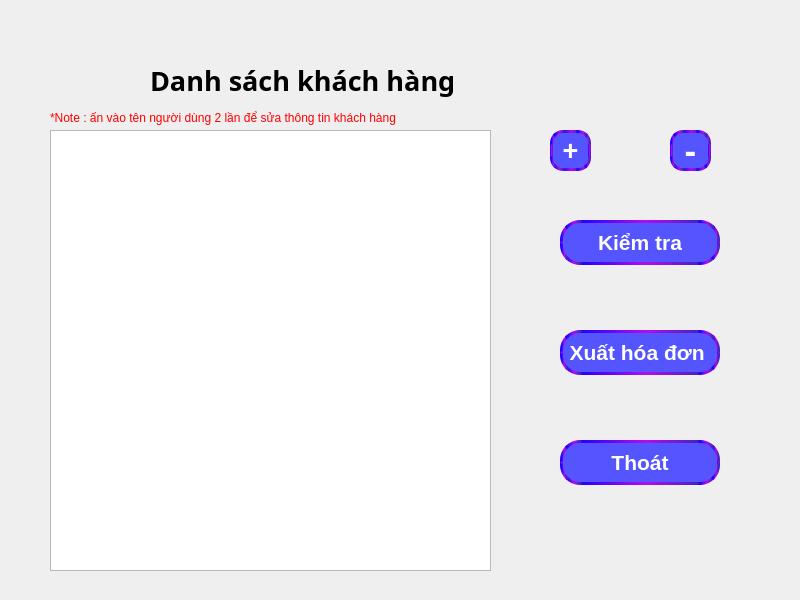
<?xml version="1.0" encoding="UTF-8"?>
<ui version="4.0">
 <class>electricity</class>
 <widget class="QMainWindow" name="electricity">
  <property name="geometry">
   <rect>
    <x>0</x>
    <y>0</y>
    <width>800</width>
    <height>600</height>
   </rect>
  </property>
  <property name="minimumSize">
   <size>
    <width>800</width>
    <height>600</height>
   </size>
  </property>
  <property name="maximumSize">
   <size>
    <width>800</width>
    <height>600</height>
   </size>
  </property>
  <property name="windowTitle">
   <string>electricity</string>
  </property>
  <property name="layoutDirection">
   <enum>Qt::LeftToRight</enum>
  </property>
  <property name="styleSheet">
   <string notr="true"/>
  </property>
  <widget class="QWidget" name="centralwidget">
   <widget class="QLabel" name="lbdanhsach">
    <property name="geometry">
     <rect>
      <x>150</x>
      <y>60</y>
      <width>341</width>
      <height>41</height>
     </rect>
    </property>
    <property name="font">
     <font>
      <family>Sitka Small</family>
      <pointsize>20</pointsize>
      <bold>true</bold>
     </font>
    </property>
    <property name="autoFillBackground">
     <bool>false</bool>
    </property>
    <property name="text">
     <string>Danh sách khách hàng </string>
    </property>
   </widget>
   <widget class="QPushButton" name="btnhoadon">
    <property name="geometry">
     <rect>
      <x>560</x>
      <y>330</y>
      <width>160</width>
      <height>45</height>
     </rect>
    </property>
    <property name="font">
     <font>
      <family>Arial</family>
      <pointsize>16</pointsize>
      <bold>true</bold>
     </font>
    </property>
    <property name="styleSheet">
     <string notr="true">QPushButton 
{
  border-style: solid;
	border-width: 3px;
	
	border-color: qlineargradient(spread:pad, x1:0, y1:0, x2:1, y2:0, stop:0 rgba(32, 0, 255, 255), stop:0.545455 rgba(179, 13, 235, 255), stop:1 rgba(68, 35, 193, 255));

   color: rgb(255, 255, 255);
   border-radius: 20px ;
   background-color: rgb(85, 85, 255);
}

QPushButton:enabled
{
 background-color: rgb(85, 85, 255);
  color: rgb(255, 255, 255);
}

QPushButton:pressed
{
   background-color: rgb(85, 0, 255);
  color: rgb(0, 0, 0);
}

QPushButton:!pressed
{
  background-color: rgb(85, 85, 255);
  color: rgb(255, 255, 255);
}

QPushButton:disabled
{
  background-color: #aaaaaa;
  color: rgb(0, 0, 0);
}</string>
    </property>
    <property name="text">
     <string>Xuất hóa đơn </string>
    </property>
   </widget>
   <widget class="QPushButton" name="btnremove">
    <property name="geometry">
     <rect>
      <x>670</x>
      <y>130</y>
      <width>41</width>
      <height>41</height>
     </rect>
    </property>
    <property name="font">
     <font>
      <family>Arial</family>
      <pointsize>26</pointsize>
      <bold>true</bold>
     </font>
    </property>
    <property name="styleSheet">
     <string notr="true">QPushButton 
{
border-style: solid;
	border-width: 3px;
	
	border-color: qlineargradient(spread:pad, x1:0, y1:0, x2:1, y2:0, stop:0 rgba(32, 0, 255, 255), stop:0.545455 rgba(179, 13, 235, 255), stop:1 rgba(68, 35, 193, 255));

   color: rgb(255, 255, 255);
   border-radius: 13px ;
   background-color: rgb(85, 85, 255);
}

QPushButton:enabled
{
 background-color: rgb(85, 85, 255);
  color: rgb(255, 255, 255);
}

QPushButton:pressed
{
   background-color: rgb(85, 0, 255);
  color: rgb(0, 0, 0);
}

QPushButton:!pressed
{
  background-color: rgb(85, 85, 255);
  color: rgb(255, 255, 255);
}

QPushButton:disabled
{
  background-color: #aaaaaa;
  color: rgb(0, 0, 0);
}</string>
    </property>
    <property name="text">
     <string>-</string>
    </property>
   </widget>
   <widget class="QPushButton" name="btnadd">
    <property name="geometry">
     <rect>
      <x>550</x>
      <y>130</y>
      <width>41</width>
      <height>41</height>
     </rect>
    </property>
    <property name="font">
     <font>
      <family>Arial</family>
      <pointsize>20</pointsize>
      <bold>true</bold>
     </font>
    </property>
    <property name="styleSheet">
     <string notr="true">QPushButton 
{
  border-style: solid;
	border-width: 3px;
	
	border-color: qlineargradient(spread:pad, x1:0, y1:0, x2:1, y2:0, stop:0 rgba(32, 0, 255, 255), stop:0.545455 rgba(179, 13, 235, 255), stop:1 rgba(68, 35, 193, 255));

   color: rgb(255, 255, 255);
   border-radius: 13px ;
   background-color: rgb(85, 85, 255);
}

QPushButton:enabled
{
 background-color: rgb(85, 85, 255);
  color: rgb(255, 255, 255);
}

QPushButton:pressed
{
   background-color: rgb(85, 0, 255);
  color: rgb(0, 0, 0);
}

QPushButton:!pressed
{
  background-color: rgb(85, 85, 255);
  color: rgb(255, 255, 255);
}

QPushButton:disabled
{
  background-color: #aaaaaa;
  color: rgb(0, 0, 0);
}</string>
    </property>
    <property name="text">
     <string>+</string>
    </property>
   </widget>
   <widget class="QPushButton" name="btncheck">
    <property name="geometry">
     <rect>
      <x>560</x>
      <y>220</y>
      <width>160</width>
      <height>45</height>
     </rect>
    </property>
    <property name="font">
     <font>
      <family>Arial</family>
      <pointsize>16</pointsize>
      <bold>true</bold>
     </font>
    </property>
    <property name="styleSheet">
     <string notr="true">QPushButton 
{
   border-style: solid;
	border-width: 3px;
	
	border-color: qlineargradient(spread:pad, x1:0, y1:0, x2:1, y2:0, stop:0 rgba(32, 0, 255, 255), stop:0.545455 rgba(179, 13, 235, 255), stop:1 rgba(68, 35, 193, 255));

   color: rgb(255, 255, 255);
   border-radius: 20px ;
   background-color: rgb(85, 85, 255);
   
}

QPushButton:Horve
{
 background-color: rgb(85, 85, 255);
  color: rgb(255, 255, 255);
}

QPushButton:enabled
{
 background-color: rgb(85, 85, 255);
  color: rgb(255, 255, 255);
}

QPushButton:pressed
{
   background-color: rgb(85, 0, 255);
  color: rgb(0, 0, 0);
}

QPushButton:!pressed
{
  background-color: rgb(85, 85, 255);
  color: rgb(255, 255, 255);
}

QPushButton:disabled
{
  background-color: #aaaaaa;
  color: rgb(0, 0, 0);
}</string>
    </property>
    <property name="text">
     <string>Kiểm tra</string>
    </property>
    <property name="checkable">
     <bool>false</bool>
    </property>
    <property name="checked">
     <bool>false</bool>
    </property>
    <property name="autoRepeat">
     <bool>false</bool>
    </property>
   </widget>
   <widget class="QLabel" name="logo">
    <property name="geometry">
     <rect>
      <x>600</x>
      <y>20</y>
      <width>101</width>
      <height>91</height>
     </rect>
    </property>
    <property name="styleSheet">
     <string notr="true">border-image: url(:/res/img1);</string>
    </property>
    <property name="text">
     <string/>
    </property>
   </widget>
   <widget class="QLabel" name="background">
    <property name="geometry">
     <rect>
      <x>0</x>
      <y>0</y>
      <width>800</width>
      <height>600</height>
     </rect>
    </property>
    <property name="styleSheet">
     <string notr="true">
border-image: url(:/res/muon-chuyen-doi-so-cac-doanh-nghiep-can-tu-duy-moi-khong-chi-cong-nghe-moi-scaled.jpg);</string>
    </property>
    <property name="text">
     <string/>
    </property>
   </widget>
   <widget class="QPushButton" name="btnthoat">
    <property name="geometry">
     <rect>
      <x>560</x>
      <y>440</y>
      <width>160</width>
      <height>45</height>
     </rect>
    </property>
    <property name="font">
     <font>
      <family>Arial</family>
      <pointsize>16</pointsize>
      <bold>true</bold>
     </font>
    </property>
    <property name="styleSheet">
     <string notr="true">QPushButton 
{
  border-style: solid;
	border-width: 3px;
	
	border-color: qlineargradient(spread:pad, x1:0, y1:0, x2:1, y2:0, stop:0 rgba(32, 0, 255, 255), stop:0.545455 rgba(179, 13, 235, 255), stop:1 rgba(68, 35, 193, 255));

   color: rgb(255, 255, 255);
   border-radius: 20px ;
   background-color: rgb(85, 85, 255);
   
}

QPushButton:enabled
{
 background-color: rgb(85, 85, 255);
  color: rgb(255, 255, 255);
}

QPushButton:pressed
{
   background-color: rgb(85, 0, 255);
  color: rgb(0, 0, 0);
}

QPushButton:!pressed
{
  background-color: rgb(85, 85, 255);
  color: rgb(255, 255, 255);
}

QPushButton:disabled
{
  background-color: #aaaaaa;
  color: rgb(0, 0, 0);
}</string>
    </property>
    <property name="text">
     <string>Thoát</string>
    </property>
   </widget>
   <widget class="QListWidget" name="bangkhachhang">
    <property name="geometry">
     <rect>
      <x>50</x>
      <y>130</y>
      <width>441</width>
      <height>441</height>
     </rect>
    </property>
    <property name="font">
     <font>
      <pointsize>14</pointsize>
     </font>
    </property>
    <property name="styleSheet">
     <string notr="true">selection-background-color: qradialgradient(spread:reflect, cx:0.5, cy:0.5, radius:0.698, fx:0.505455, fy:0.499682, stop:0 rgba(225, 166, 255, 255), stop:0.767045 rgba(94, 191, 230, 255));
</string>
    </property>
   </widget>
   <widget class="QLabel" name="label">
    <property name="geometry">
     <rect>
      <x>50</x>
      <y>110</y>
      <width>441</width>
      <height>16</height>
     </rect>
    </property>
    <property name="styleSheet">
     <string notr="true">color: rgb(255, 0, 0);</string>
    </property>
    <property name="text">
     <string>*Note : ấn vào tên người dùng 2 lần để sửa thông tin khách hàng</string>
    </property>
   </widget>
   <zorder>background</zorder>
   <zorder>lbdanhsach</zorder>
   <zorder>btnhoadon</zorder>
   <zorder>btnremove</zorder>
   <zorder>btnadd</zorder>
   <zorder>btncheck</zorder>
   <zorder>logo</zorder>
   <zorder>btnthoat</zorder>
   <zorder>bangkhachhang</zorder>
   <zorder>label</zorder>
  </widget>
 </widget>
 <resources/>
 <connections/>
</ui>
